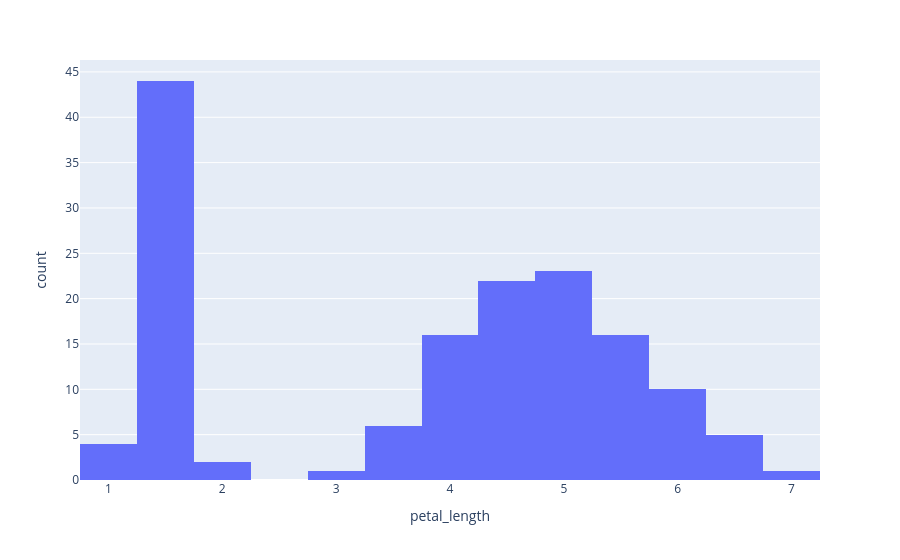

Here is the notebook cell this chart was saved with:
### Code cell
fig = px.histogram(df, x='petal_length')
fig

### Figure 1 — Plotly figure (JSON) as saved in the notebook; plotly's stock layout.template omitted (floating-point values rounded to 4 significant figures; data arrays with more than 128 entries replaced by an {"elided": "..."} marker saying what was removed)
{"data": [{"bingroup": "x", "hovertemplate": "petal_length=%{x}<br>count=%{y}<extra></extra>", "legendgroup": "", "marker": {"color": "#636efa", "pattern": {"shape": ""}}, "name": "", "orientation": "v", "showlegend": false, "type": "histogram", "x": {"elided": "150 float values"}, "xaxis": "x", "yaxis": "y"}], "layout": {"autosize": true, "barmode": "relative", "legend": {"tracegroupgap": 0}, "margin": {"t": 60}, "xaxis": {"anchor": "y", "autorange": true, "domain": [0, 1], "range": [0.75, 7.25], "title": {"text": "petal_length"}, "type": "linear"}, "yaxis": {"anchor": "x", "autorange": true, "domain": [0, 1], "range": [0, 46.32], "title": {"text": "count"}}}}
